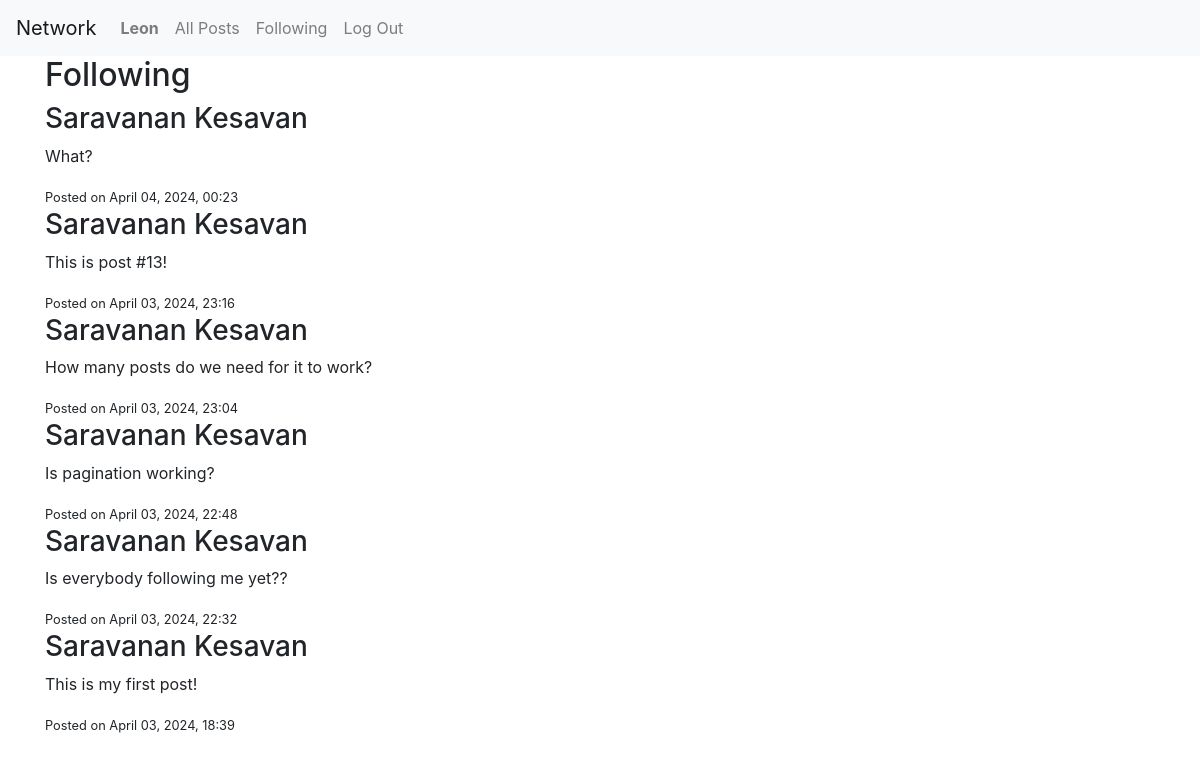
The app's page /following (signed in), older data.
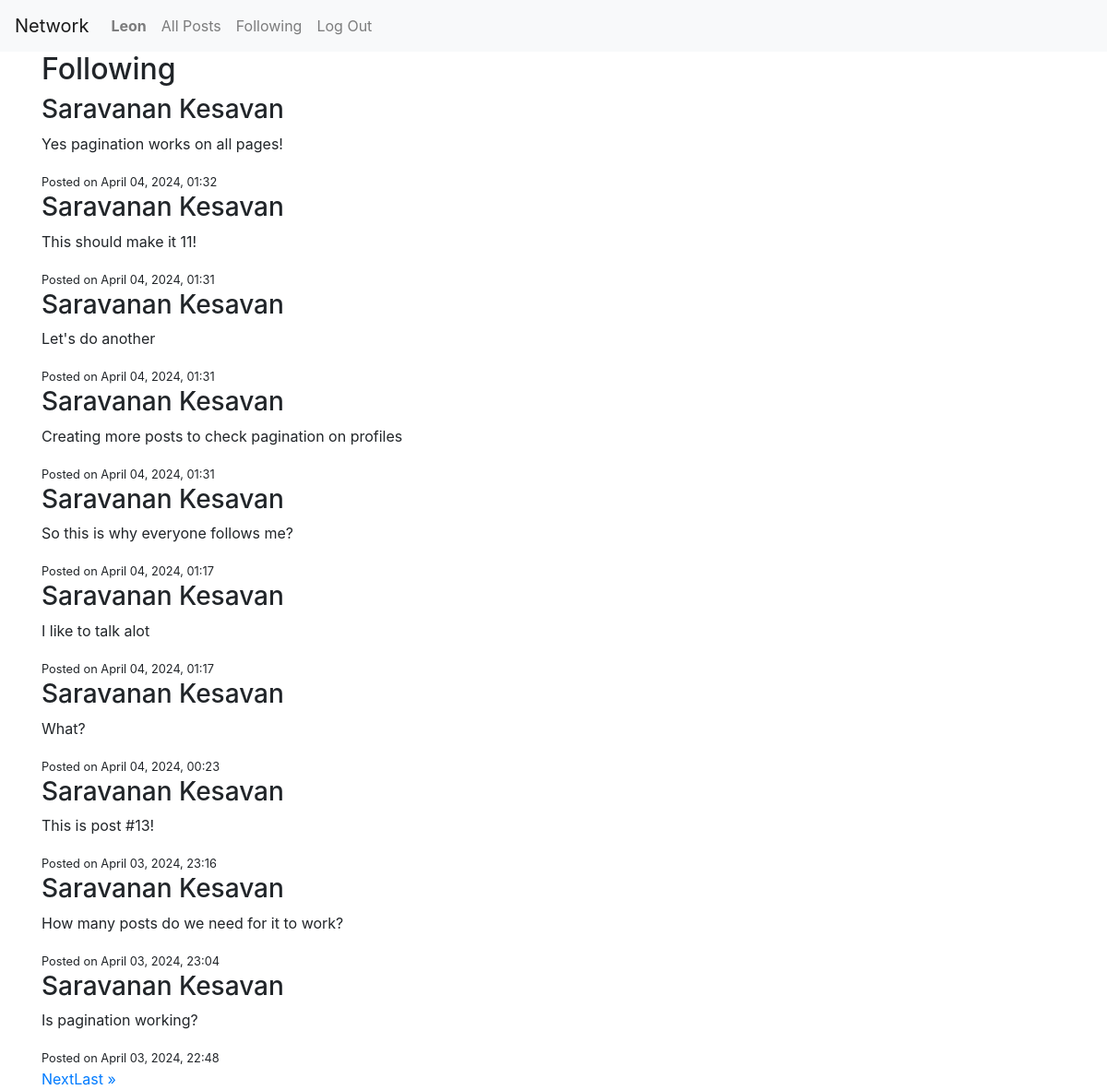
The same page, newer data.
### network/models.py (models this page shows, shortened)
class Post(models.Model):
    content = models.TextField()
    creator = models.ForeignKey(User, on_delete=models.CASCADE, related_name="posts")
    timestamp = models.DateTimeField(auto_now_add=True)
    likes = models.ManyToManyField(User, related_name="liked_posts", blank=True)

class User(AbstractUser):
    followers = models.ManyToManyField('self', symmetrical=False, related_name='following', blank=True)

### network/views.py (the view)
# urls.py: path("following", views.following, name="following"),
@login_required
def following(request):
    user = request.user
    following_users = user.following.all()
    posts_list = Post.objects.filter(creator__in=following_users).order_by('-timestamp')
    paginator = Paginator(posts_list, 10)  # Show 10 posts per page
    page_number = request.GET.get('page')
    posts = paginator.get_page(page_number)
    return render(request, 'network/following.html', {'posts': posts})

### network/templates/network/following.html (shortened to what this page needs)
{% extends "network/layout.html" %}
{% block body %}
    <div class="container">
        <h2>Following</h2>
        {% if posts %}
            {% for post in posts %}
                <div class="post">
                    <h3>{{ post.creator.username }}</h3>
                    <p>{{ post.content }}</p>
                    <small>Posted on {{ post.timestamp|date:"F d, Y, H:i" }}</small>
                </div>
            {% endfor %}
        {% else %}
            <p>You are not following anyone yet.</p>
        {% endif %}
        <div class="pagination">
            {% if posts.has_next %}
                <a href="?page={{ posts.next_page_number }}">Next</a>
                <a href="?page={{ posts.paginator.num_pages }}">Last &raquo;</a>
            {% endif %}
        </div>
    </div>
{% endblock %}

Row changes from the older to the newer data that the page shows:
no longer on this page (row unchanged): Post: creator.username "Saravanan Kesavan", content "Is everybody following me yet??", timestamp "April 03, 2024, 22:32"
no longer on this page (row unchanged): Post: creator.username "Saravanan Kesavan", content "This is my first post!", timestamp "April 03, 2024, 18:39"
added Post: creator.username "Saravanan Kesavan", content "Yes pagination works on all pages!", timestamp "April 04, 2024, 01:32"
added Post: creator.username "Saravanan Kesavan", content "This should make it 11!", timestamp "April 04, 2024, 01:31"
added Post: creator.username "Saravanan Kesavan", content "Let's do another", timestamp "April 04, 2024, 01:31"
added Post: creator.username "Saravanan Kesavan", content "Creating more posts to check pagination on profiles", timestamp "April 04, 2024, 01:31"
added Post: creator.username "Saravanan Kesavan", content "So this is why everyone follows me?", timestamp "April 04, 2024, 01:17"
added Post: creator.username "Saravanan Kesavan", content "I like to talk alot", timestamp "April 04, 2024, 01:17"
Text that changed along with them:
text now shown: "Next Last »"
